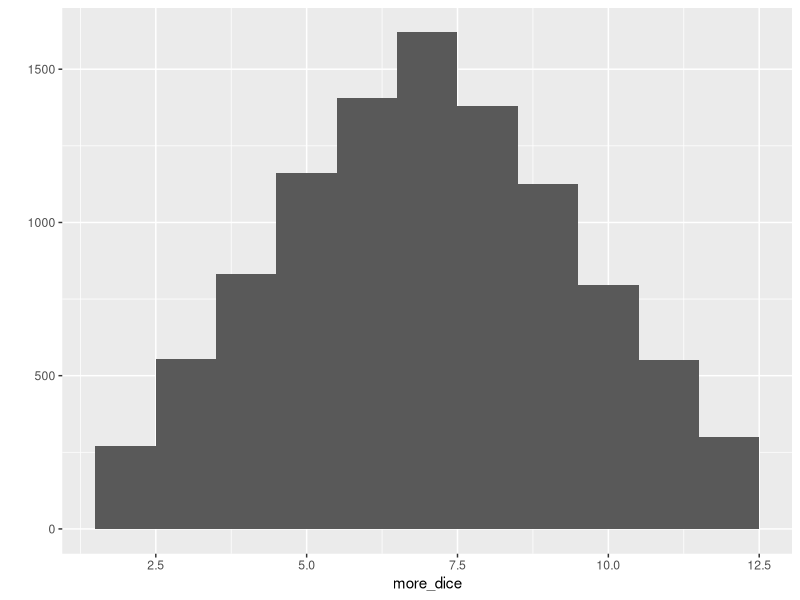

Generate this figure with R:
## ---- chunk 1
library(ggplot2)
## ---- chunk 2
roll_dice <- function() {
mydice <- 1:6
mydices <- sample(mydice, size = 2, replace = TRUE)
sum(mydices)
}
roll_dice()
## ---- chunk 3
more_dice <- replicate(10000, roll_dice())
qplot(more_dice, binwidth = 1)
